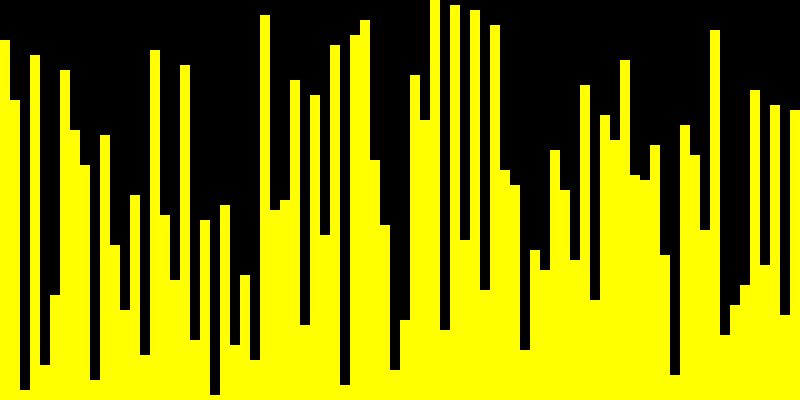
Frame 1 (no input)
Frame 60 (no input): identical to frame 1, image omitted
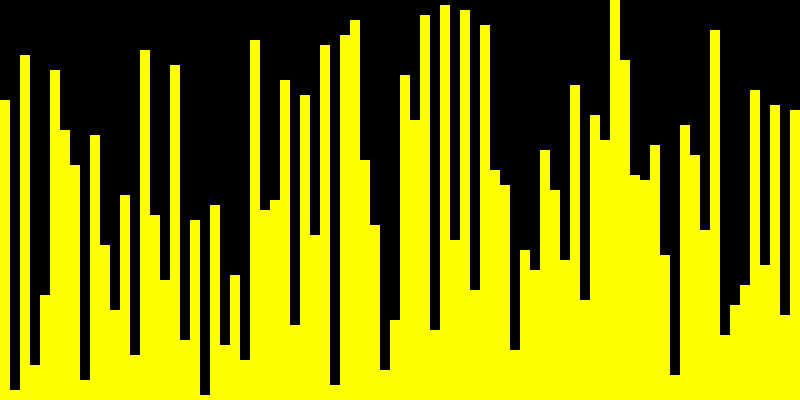
Frame 120 (the mouse pressed at the canvas centre since frame 60)

The p5.js sketch that drew these frames (run headless with seeded random() and noise() and a simulated clock; from frame 60 on, the mouse is pressed at the canvas centre):

// p5.js sketch
// ── sketch.js
const LENGTH = 80;
const SPEED = 1;    //update per frames

let LINE_WIDTH;
let LINE_HEIGHT_STEP;

let arr = new Array(LENGTH);
let arrCopy = new Array(LENGTH);
let rendezve = false;
let actionsB = [];
let actionsJ = [];
let btn;
let cnv;




function setup() {
  cnv = createCanvas(800, 400);
  cnv.mousePressed(mousePrsd);
  frameRate(60);

  createP("Click to sort with Bubble Sort");
  btn = createButton("Reset");
  btn.mousePressed(btnPressed);

  LINE_WIDTH = width / LENGTH;
  LINE_HEIGHT_STEP = height / LENGTH;

  for (let i = 0; i < LENGTH; i++) {
    arr[i] = i + 1;
  }

  shuffle(arr, true);

  for (let i = 0; i < LENGTH; i++) {
    arrCopy[i] = arr[i];
  }
}

function draw() {
  background (0);

  for (let i = 0; i < LENGTH; i++) {
    fill(255, 255, 0);
    stroke(255, 255, 0);
    strokeWeight(0);
    rect(i * LINE_WIDTH, height - (arrCopy[i] * LINE_HEIGHT_STEP), LINE_WIDTH, arrCopy[i] * LINE_HEIGHT_STEP);
  }

  if (rendezve && frameCount % SPEED == 0) {
    nextStep();
  }
}

function mousePrsd() {
  if (!rendezve) {
    bubbleSort();
    rendezve = true;
  }
}

function btnPressed() {
  rendezve = false;
  actionsB = [];
  actionsJ = [];

  shuffle(arr, true);

  for (let i = 0; i < LENGTH; i++) {
    arrCopy[i] = arr[i];
  }
}




function csere(array, egyik, masik) {
  let tmp = array[egyik];
  array[egyik] = array[masik];
  array[masik] = tmp;
}

function tarol(b, j) {
  actionsB.push(b);
  actionsJ.push(j);
}

function bubbleSort() {
  let done = false;
  while (!done) {
    done = true;
    for (let i = 1; i < arr.length; i++) {
      if (arr[i-1] > arr[i]) {
        csere(arr, i-1, i);
        tarol(i-1, i);
        done = false;
      }
    }
  }
}

function nextStep() {
  let bal = actionsB.shift();
  let jobb = actionsJ.shift();
  csere(arrCopy, bal, jobb);
}
